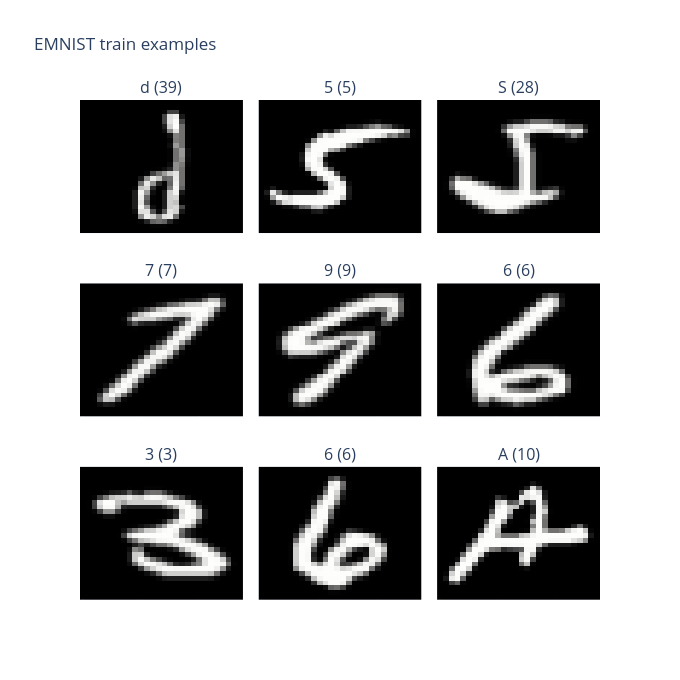

Notebook source saved alongside this figure:
### Markdown cell above
### 3.3 Visualize Dataset samples

### Code cell
images, labels = next(iter(train_loader))

titles = [f'{train_dataset.classes[labels[i].item()]} ({labels[i].item()})'
          for i in range(9)]
fig = make_subplots(rows=3, cols=3, subplot_titles=titles,
                    horizontal_spacing=0.03, vertical_spacing=0.10)
for i in range(9):
    r, c = i // 3 + 1, i % 3 + 1
    img = fix_emnist_image(images[i].squeeze(0).numpy())
    fig.add_trace(go.Heatmap(z=img, colorscale='gray', showscale=False),
                  row=r, col=c)

fig.update_xaxes(showticklabels=False)
fig.update_yaxes(showticklabels=False, autorange='reversed', scaleanchor=None)
fig.update_layout(title_text='EMNIST train examples', height=680, width=680)
fig.show()

### Figure 1 — Plotly figure (JSON) as saved in the notebook; plotly's stock layout.template omitted (floating-point values rounded to 4 significant figures; data arrays with more than 128 entries replaced by an {"elided": "..."} marker saying what was removed)
{"data": [{"colorscale": [[0, "rgb(0, 0, 0)"], [0.09091, "rgb(16, 16, 16)"], [0.1818, "rgb(38, 38, 38)"], [0.2727, "rgb(59, 59, 59)"], [0.3636, "rgb(81, 80, 80)"], [0.4545, "rgb(102, 101, 101)"], [0.5455, "rgb(124, 123, 122)"], [0.6364, "rgb(146, 146, 145)"], [0.7273, "rgb(171, 171, 170)"], [0.8182, "rgb(197, 197, 195)"], [0.9091, "rgb(224, 224, 223)"], [1, "rgb(254, 254, 253)"]], "showscale": false, "type": "heatmap", "xaxis": "x", "yaxis": "y", "z": {"elided": "28x28 float values"}}, {"colorscale": [[0, "rgb(0, 0, 0)"], [0.09091, "rgb(16, 16, 16)"], [0.1818, "rgb(38, 38, 38)"], [0.2727, "rgb(59, 59, 59)"], [0.3636, "rgb(81, 80, 80)"], [0.4545, "rgb(102, 101, 101)"], [0.5455, "rgb(124, 123, 122)"], [0.6364, "rgb(146, 146, 145)"], [0.7273, "rgb(171, 171, 170)"], [0.8182, "rgb(197, 197, 195)"], [0.9091, "rgb(224, 224, 223)"], [1, "rgb(254, 254, 253)"]], "showscale": false, "type": "heatmap", "xaxis": "x2", "yaxis": "y2", "z": {"elided": "28x28 float values"}}, {"colorscale": [[0, "rgb(0, 0, 0)"], [0.09091, "rgb(16, 16, 16)"], [0.1818, "rgb(38, 38, 38)"], [0.2727, "rgb(59, 59, 59)"], [0.3636, "rgb(81, 80, 80)"], [0.4545, "rgb(102, 101, 101)"], [0.5455, "rgb(124, 123, 122)"], [0.6364, "rgb(146, 146, 145)"], [0.7273, "rgb(171, 171, 170)"], [0.8182, "rgb(197, 197, 195)"], [0.9091, "rgb(224, 224, 223)"], [1, "rgb(254, 254, 253)"]], "showscale": false, "type": "heatmap", "xaxis": "x3", "yaxis": "y3", "z": {"elided": "28x28 float values"}}, {"colorscale": [[0, "rgb(0, 0, 0)"], [0.09091, "rgb(16, 16, 16)"], [0.1818, "rgb(38, 38, 38)"], [0.2727, "rgb(59, 59, 59)"], [0.3636, "rgb(81, 80, 80)"], [0.4545, "rgb(102, 101, 101)"], [0.5455, "rgb(124, 123, 122)"], [0.6364, "rgb(146, 146, 145)"], [0.7273, "rgb(171, 171, 170)"], [0.8182, "rgb(197, 197, 195)"], [0.9091, "rgb(224, 224, 223)"], [1, "rgb(254, 254, 253)"]], "showscale": false, "type": "heatmap", "xaxis": "x4", "yaxis": "y4", "z": {"elided": "28x28 float values"}}, {"colorscale": [[0, "rgb(0, 0, 0)"], [0.09091, "rgb(16, 16, 16)"], [0.1818, "rgb(38, 38, 38)"], [0.2727, "rgb(59, 59, 59)"], [0.3636, "rgb(81, 80, 80)"], [0.4545, "rgb(102, 101, 101)"], [0.5455, "rgb(124, 123, 122)"], [0.6364, "rgb(146, 146, 145)"], [0.7273, "rgb(171, 171, 170)"], [0.8182, "rgb(197, 197, 195)"], [0.9091, "rgb(224, 224, 223)"], [1, "rgb(254, 254, 253)"]], "showscale": false, "type": "heatmap", "xaxis": "x5", "yaxis": "y5", "z": {"elided": "28x28 float values"}}, {"colorscale": [[0, "rgb(0, 0, 0)"], [0.09091, "rgb(16, 16, 16)"], [0.1818, "rgb(38, 38, 38)"], [0.2727, "rgb(59, 59, 59)"], [0.3636, "rgb(81, 80, 80)"], [0.4545, "rgb(102, 101, 101)"], [0.5455, "rgb(124, 123, 122)"], [0.6364, "rgb(146, 146, 145)"], [0.7273, "rgb(171, 171, 170)"], [0.8182, "rgb(197, 197, 195)"], [0.9091, "rgb(224, 224, 223)"], [1, "rgb(254, 254, 253)"]], "showscale": false, "type": "heatmap", "xaxis": "x6", "yaxis": "y6", "z": {"elided": "28x28 float values"}}, {"colorscale": [[0, "rgb(0, 0, 0)"], [0.09091, "rgb(16, 16, 16)"], [0.1818, "rgb(38, 38, 38)"], [0.2727, "rgb(59, 59, 59)"], [0.3636, "rgb(81, 80, 80)"], [0.4545, "rgb(102, 101, 101)"], [0.5455, "rgb(124, 123, 122)"], [0.6364, "rgb(146, 146, 145)"], [0.7273, "rgb(171, 171, 170)"], [0.8182, "rgb(197, 197, 195)"], [0.9091, "rgb(224, 224, 223)"], [1, "rgb(254, 254, 253)"]], "showscale": false, "type": "heatmap", "xaxis": "x7", "yaxis": "y7", "z": {"elided": "28x28 float values"}}, {"colorscale": [[0, "rgb(0, 0, 0)"], [0.09091, "rgb(16, 16, 16)"], [0.1818, "rgb(38, 38, 38)"], [0.2727, "rgb(59, 59, 59)"], [0.3636, "rgb(81, 80, 80)"], [0.4545, "rgb(102, 101, 101)"], [0.5455, "rgb(124, 123, 122)"], [0.6364, "rgb(146, 146, 145)"], [0.7273, "rgb(171, 171, 170)"], [0.8182, "rgb(197, 197, 195)"], [0.9091, "rgb(224, 224, 223)"], [1, "rgb(254, 254, 253)"]], "showscale": false, "type": "heatmap", "xaxis": "x8", "yaxis": "y8", "z": {"elided": "28x28 float values"}}, {"colorscale": [[0, "rgb(0, 0, 0)"], [0.09091, "rgb(16, 16, 16)"], [0.1818, "rgb(38, 38, 38)"], [0.2727, "rgb(59, 59, 59)"], [0.3636, "rgb(81, 80, 80)"], [0.4545, "rgb(102, 101, 101)"], [0.5455, "rgb(124, 123, 122)"], [0.6364, "rgb(146, 146, 145)"], [0.7273, "rgb(171, 171, 170)"], [0.8182, "rgb(197, 197, 195)"], [0.9091, "rgb(224, 224, 223)"], [1, "rgb(254, 254, 253)"]], "showscale": false, "type": "heatmap", "xaxis": "x9", "yaxis": "y9", "z": {"elided": "28x28 float values"}}], "layout": {"annotations": [{"font": {"size": 16}, "showarrow": false, "text": "d (39)", "x": 0.1567, "xanchor": "center", "xref": "paper", "y": 1, "yanchor": "bottom", "yref": "paper"}, {"font": {"size": 16}, "showarrow": false, "text": "5 (5)", "x": 0.5, "xanchor": "center", "xref": "paper", "y": 1, "yanchor": "bottom", "yref": "paper"}, {"font": {"size": 16}, "showarrow": false, "text": "S (28)", "x": 0.8433, "xanchor": "center", "xref": "paper", "y": 1, "yanchor": "bottom", "yref": "paper"}, {"font": {"size": 16}, "showarrow": false, "text": "7 (7)", "x": 0.1567, "xanchor": "center", "xref": "paper", "y": 0.6333, "yanchor": "bottom", "yref": "paper"}, {"font": {"size": 16}, "showarrow": false, "text": "9 (9)", "x": 0.5, "xanchor": "center", "xref": "paper", "y": 0.6333, "yanchor": "bottom", "yref": "paper"}, {"font": {"size": 16}, "showarrow": false, "text": "6 (6)", "x": 0.8433, "xanchor": "center", "xref": "paper", "y": 0.6333, "yanchor": "bottom", "yref": "paper"}, {"font": {"size": 16}, "showarrow": false, "text": "3 (3)", "x": 0.1567, "xanchor": "center", "xref": "paper", "y": 0.2667, "yanchor": "bottom", "yref": "paper"}, {"font": {"size": 16}, "showarrow": false, "text": "6 (6)", "x": 0.5, "xanchor": "center", "xref": "paper", "y": 0.2667, "yanchor": "bottom", "yref": "paper"}, {"font": {"size": 16}, "showarrow": false, "text": "A (10)", "x": 0.8433, "xanchor": "center", "xref": "paper", "y": 0.2667, "yanchor": "bottom", "yref": "paper"}], "height": 680, "title": {"text": "EMNIST train examples"}, "width": 680, "xaxis": {"anchor": "y", "domain": [0, 0.3133], "showticklabels": false}, "xaxis2": {"anchor": "y2", "domain": [0.3433, 0.6567], "showticklabels": false}, "xaxis3": {"anchor": "y3", "domain": [0.6867, 1.0], "showticklabels": false}, "xaxis4": {"anchor": "y4", "domain": [0, 0.3133], "showticklabels": false}, "xaxis5": {"anchor": "y5", "domain": [0.3433, 0.6567], "showticklabels": false}, "xaxis6": {"anchor": "y6", "domain": [0.6867, 1.0], "showticklabels": false}, "xaxis7": {"anchor": "y7", "domain": [0, 0.3133], "showticklabels": false}, "xaxis8": {"anchor": "y8", "domain": [0.3433, 0.6567], "showticklabels": false}, "xaxis9": {"anchor": "y9", "domain": [0.6867, 1.0], "showticklabels": false}, "yaxis": {"anchor": "x", "autorange": "reversed", "domain": [0.7333, 1], "showticklabels": false}, "yaxis2": {"anchor": "x2", "autorange": "reversed", "domain": [0.7333, 1], "showticklabels": false}, "yaxis3": {"anchor": "x3", "autorange": "reversed", "domain": [0.7333, 1], "showticklabels": false}, "yaxis4": {"anchor": "x4", "autorange": "reversed", "domain": [0.3667, 0.6333], "showticklabels": false}, "yaxis5": {"anchor": "x5", "autorange": "reversed", "domain": [0.3667, 0.6333], "showticklabels": false}, "yaxis6": {"anchor": "x6", "autorange": "reversed", "domain": [0.3667, 0.6333], "showticklabels": false}, "yaxis7": {"anchor": "x7", "autorange": "reversed", "domain": [0, 0.2667], "showticklabels": false}, "yaxis8": {"anchor": "x8", "autorange": "reversed", "domain": [0, 0.2667], "showticklabels": false}, "yaxis9": {"anchor": "x9", "autorange": "reversed", "domain": [0, 0.2667], "showticklabels": false}}}
